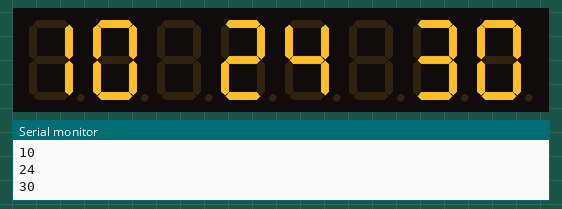
The sketch below on a simulated Arduino Uno, built with avr-gcc and run on an emulated ATmega328P. On the bench: 8-digit seven-segment display, the last lines printed to the serial monitor. Wiring (inferred from the names in the program): MAX7219 LED driver: CS pin 10. The local clock reads 2024-03-15 10:24:30 at power-on unless the sketch sets it.

Above: at 0.1 s.
At 7.1 s:
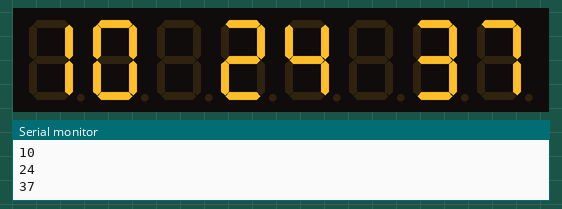
At 17.1 s:
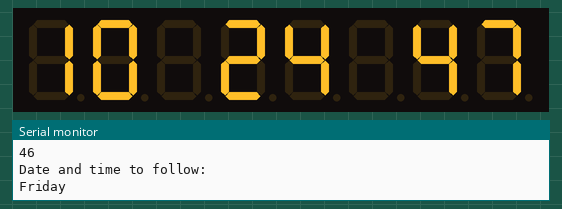
At 19.1 s:
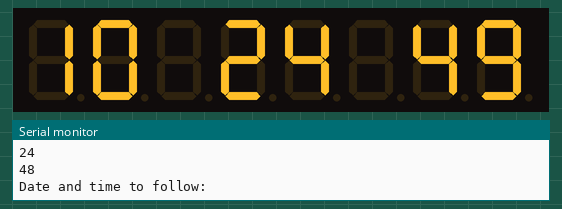
At 28.2 s:
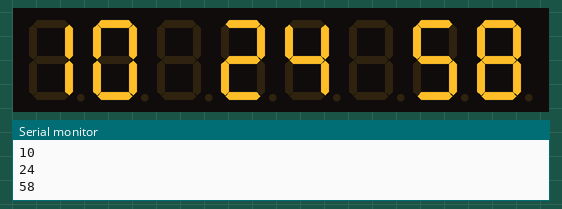
At 38.2 s:
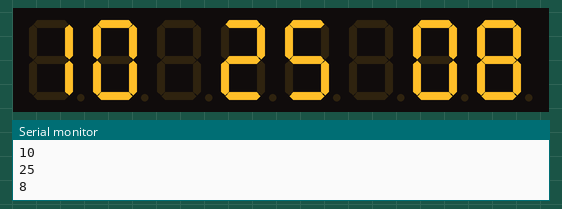

The sketch:

wakeup.ino
```cpp
// spi for clock segment display via max7219
#include <SPI.h>

// these are for the clock module to read the real time
#include <Wire.h>
#include <Time.h>
#include <DS1307RTC.h>
tmElements_t tm;

// dioder/led stuff
int redPin = 5;
int greenPin = 6;
int bluePin = 9;
int redValue = 0;
int blueValue = 0;
int greenValue = 0;


// data pin to send to max7219
const int slaveSelectPin = 10;

// define max7219 registers
byte max7219_reg_noop        = 0x00;
byte max7219_reg_digit0      = 0x01;
byte max7219_reg_digit1      = 0x02;
byte max7219_reg_digit2      = 0x03;
byte max7219_reg_digit3      = 0x04;
byte max7219_reg_digit4      = 0x05;
byte max7219_reg_digit5      = 0x06;
byte max7219_reg_digit6      = 0x07;
byte max7219_reg_digit7      = 0x08;
byte max7219_reg_decodeMode  = 0x09;
byte max7219_reg_intensity   = 0x0a;
byte max7219_reg_scanLimit   = 0x0b;
byte max7219_reg_shutdown    = 0x0c;
byte max7219_reg_displayTest = 0x0f;

const int max_segment_bar = 1;
const int max_segment_tl = 2;
const int max_segment_bl = 4;
const int max_segment_b = 8;
const int max_segment_br = 16;
const int max_segment_tr = 32;
const int max_segment_t = 64;
const int max_segment_dot = 128;
const int max_segment_all = 255;

// array of numbers 0 - 9
const int max_numbers[] = {
  max_segment_t | max_segment_tr | max_segment_br | max_segment_b | max_segment_bl | max_segment_tl, // 0
  max_segment_tr | max_segment_br, // 1
  max_segment_t | max_segment_tr | max_segment_bar | max_segment_bl | max_segment_b, // 2
  max_segment_all - max_segment_dot - max_segment_tl - max_segment_bl, // 3
  max_segment_tl | max_segment_bar | max_segment_tr | max_segment_br, // 4
  max_segment_t | max_segment_tl | max_segment_bar | max_segment_br | max_segment_b, // 5
  max_segment_t | max_segment_tl | max_segment_bl | max_segment_bar | max_segment_br | max_segment_b, // 6
  max_segment_tr | max_segment_br | max_segment_t, // 7
  max_segment_all - max_segment_dot, // 8
  max_segment_all - max_segment_dot - max_segment_bl // 9
};


void setupMaxClock() {
  pinMode (slaveSelectPin, OUTPUT);
  SPI.begin();
  writeDataToClock(max7219_reg_scanLimit, 0x07);
  writeDataToClock(max7219_reg_decodeMode, 0x00);  // using an led matrix (not digits)
  writeDataToClock(max7219_reg_shutdown, 0x01);    // not in shutdown mode
  writeDataToClock(max7219_reg_displayTest, 0x00); // no display test
  setIntensity(0x0f);

}

void setupTime() {
  RTC.read(tm);
  setTime(tm.Hour,tm.Minute,tm.Second,tm.Day,tm.Month,tmYearToCalendar(tm.Year));
}

void setupLedPins() {
  pinMode(redPin, OUTPUT);
  pinMode(greenPin, OUTPUT);
  pinMode(bluePin, OUTPUT);
}

void setup() {
  Serial.begin(9600);
  setupTime();
  setupMaxClock();
}


void setAllClockSegments(int to = 0xff) {
  for (int e=1; e<9; e++) {
    writeDataToClock(e,to);
  }
}

void clearAllClockSegments() {
  setAllClockSegments(0);
}

void setIntensity(int value) {
  writeDataToClock(max7219_reg_intensity, value & 0x0f);
}

void setClockNum(int location, int num) {
  if (num < 0 || num > 9) {
    return;
  }
  writeDataToClock(location,max_numbers[num]);
}


void writeDataToClock(int address, int value) {
  // take the SS pin low to select the chip:
  digitalWrite(slaveSelectPin,LOW);
  //  send in the address and value via SPI:
  SPI.transfer(address);
  SPI.transfer(value);
  // take the SS pin high to de-select the chip:
  digitalWrite(slaveSelectPin,HIGH);
}

void displayTime(int hours, int mins, int secs) {
  // hours
  setClockNum(8,hours / 10);
  setClockNum(7,hours % 10);
  // mins
  setClockNum(5,mins / 10);
  setClockNum(4,mins % 10);
  // seconds
  setClockNum(2,secs / 10);
  setClockNum(1,secs % 10);
}

void setAllLeds(int value) {
  redValue = blueValue = greenValue = value;
}

void renderLeds() {
  analogWrite(redPin,redValue);
  analogWrite(greenPin,greenValue);
  analogWrite(bluePin,blueValue);
}

void flashLeds(int colour, int times = 1) {
  for (int i = 0; i < times; i++) {
    analogWrite(colour, 255);   // turn the LED on (HIGH is the voltage level)
    delay(1000);               // wait for a second
    analogWrite(colour, 0);    // turn the LED off by making the voltage LOW
    delay(1000);               // wait for a second
  }
}


void updateLight(int weekday,int hour,int minute,int second) {

  // monday to friday
  if (weekday >= 2 && weekday <= 6) {
    if (hour == 8) {

      if (minute <= 20) {
        int brightness = 255 / 20 * minute;
        if (brightness > 255) { brightness = 255; }
        setAllLeds(brightness);
        renderLeds();
      } else if (minute <= 22) {
        setAllLeds(0);
        renderLeds();
        flashLeds(redPin,5);
        flashLeds(greenPin,5);
        flashLeds(bluePin,5);
        setAllLeds(255);
        renderLeds();
      } else if (minute <= 30) {
        setAllLeds(255);
        renderLeds();
      } else if (minute > 30) {
        setAllLeds(200);
        renderLeds();
      }

    }
  }
}

void loop() {

  clearAllClockSegments();

  int thehour = hour();
  int theminute = minute();
  int thesecond = second();
  int theweekday = weekday();

	Serial.println("Date and time to follow:");
	Serial.println(dayStr(theweekday));
	Serial.println(thehour);
	Serial.println(theminute);
	Serial.println(thesecond);

  displayTime(thehour,theminute,thesecond);

  updateLight(theweekday,thehour,theminute,thesecond);

  delay(1000);

}
```

Measured:
- what the display in image 1 shows lasts 1.0 s, from 7.0 s to 8.0 s
